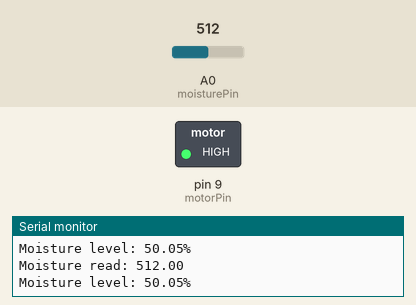
Simulated run of this program. Board: Arduino Uno, built with avr-gcc and run on an emulated ATmega328P. On the bench: switched loads named in the program (green lamp = pin HIGH), the last lines printed to the serial monitor. The test bench sets the inputs (shaded band); at power-on: A0 (moisturePin) = 512.

Above: at 1.8 s.
1.9 s: A0 (moisturePin) set to 811
3.4 s: A0 (moisturePin) set to 831
At 4.9 s:
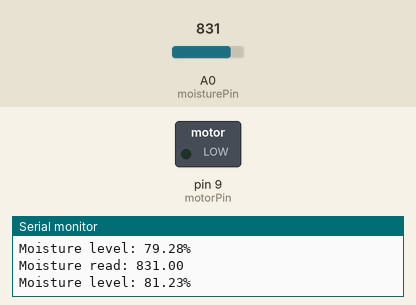
5.5 s: A0 (moisturePin) set to 716
At 6.5 s:
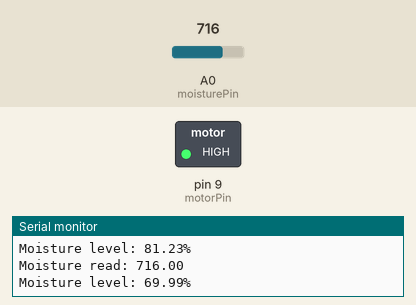
7.5 s: A0 (moisturePin) set to 900
At 9.3 s:
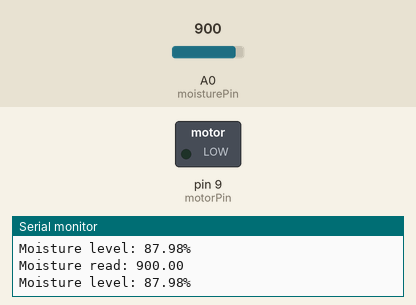
Timing chart, 0 to 10.5 s (numbered marks = the images above; inputs shaded):
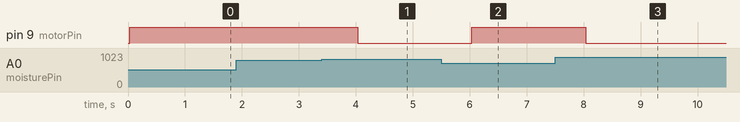

Measured:
- the behaviour switches between 818 and 819 on A0 (moisturePin) (found by bisection; images 0 and 1)
- after the input at 3.4 s, pin 9 (motorPin): HIGH → LOW after 0.64 s
- after the input at 5.5 s, pin 9 (motorPin): LOW → HIGH after 0.54 s
- after the input at 7.5 s, pin 9 (motorPin): HIGH → LOW after 0.54 s

The program:

main.cpp
```cpp
#include "Arduino.h"

const int motorPin = 9;

const int moisturePin = A0;
float moistureRead;
float moistureValue;
const int maximumMoistureValue = 1023;
const int moistureSetpoint = 80;

void setup()
  {
    pinMode(motorPin, OUTPUT);
    Serial.begin(9600);
    Serial.println("");
    Serial.println("Serial output ready =======================");
  }

void loop()
  {
    moistureRead = analogRead(moisturePin);
    moistureValue = moistureRead/maximumMoistureValue * 100;
    Serial.print("Moisture read: ");
    Serial.println(moistureRead);
    Serial.print("Moisture level: ");
    Serial.print(moistureValue);
    Serial.println("%");

    if (moistureValue < moistureSetpoint)
      {
        digitalWrite(motorPin, HIGH);
      }
    else
      {
        digitalWrite(motorPin, LOW);
      }
    delay(1000);
  }
```
